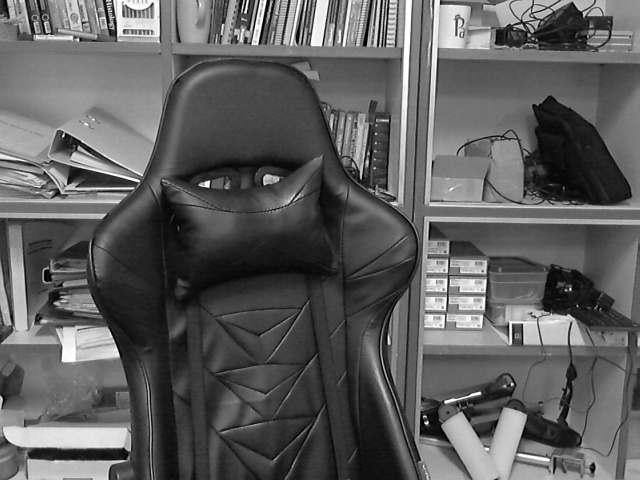
#> input picture semester - 2/Module/wacharin/Image for Testing/for average background subtraction/0.jpg, 640 x 480 px; its folder holds 5 pictures in this run
$ python 'ch - 8.py'
#> lines starting #> are read from the running program, lines starting #| are printed output that depends on the picture; after the words box and inside, x2 and y2 are one past the last pixel; in counts of white or black regions, pixels touching at a corner belong together
import cv2
import numpy as np

# Load the background images
background_images = []
for i in range(10):
    filename = f'Image for Testing/for average background subtraction/{i}.jpg'
    img = cv2.imread(filename)
#> img is the input picture: shape (480, 640, 3); min 0, max 255, mean 94.2
    if img is not None:
        background_images.append(img)

# Compute the average background image
average_background = np.mean(background_images, axis=0).astype(np.uint8)

# Load the object image
object_image = cv2.imread('Image for Testing/for average background subtraction/ajboy.jpg')  # Adjust the path as needed
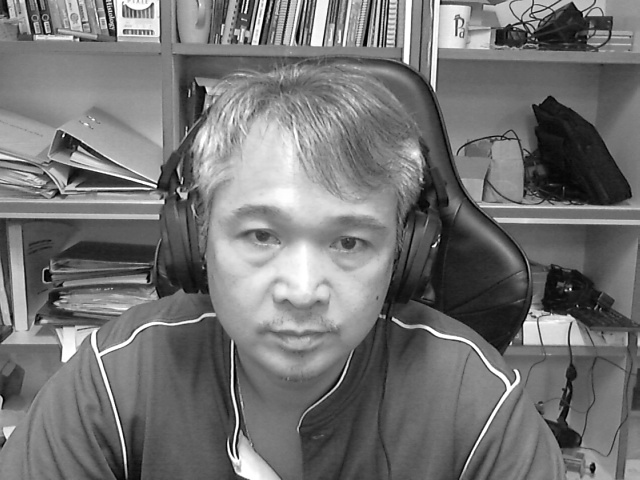
#> input picture semester - 2/Module/wacharin/Image for Testing/for average background subtraction/ajboy.jpg, 640 x 480 px
#> object_image is the input picture: shape (480, 640, 3); min 0, max 255, mean 115.6

# Perform background subtraction
foreground_mask = cv2.absdiff(object_image, average_background)
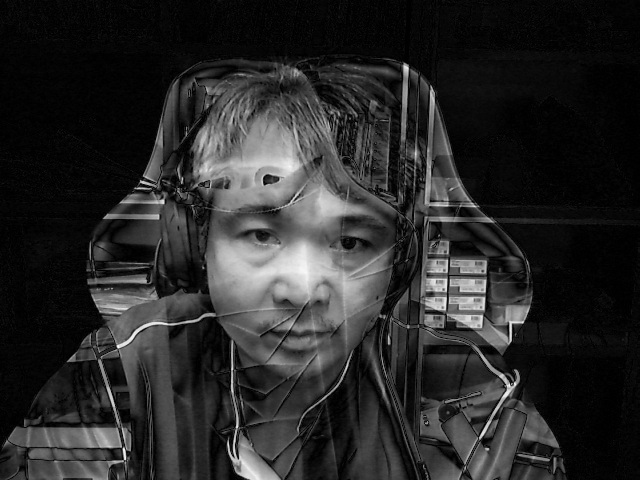
#> foreground_mask: shape (480, 640, 3); min 0, max 252, mean 41

# Convert the mask to grayscale
gray_foreground_mask = cv2.cvtColor(foreground_mask, cv2.COLOR_BGR2GRAY)

# Threshold the grayscale mask to get a binary mask
_, binary_mask = cv2.threshold(gray_foreground_mask, 50, 255, cv2.THRESH_BINARY)
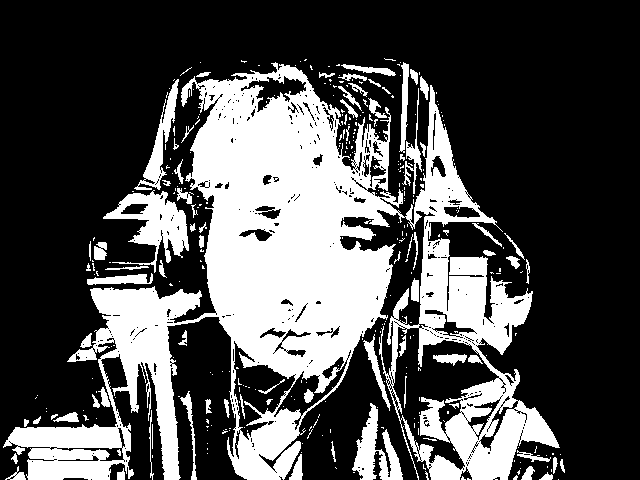
#> binary_mask: shape (480, 640); 31.3% white; 333 white regions (255 under 20 px), largest, box (x1, y1, x2, y2) and area: (3, 62, 560, 480) 82182, (103, 190, 189, 273) 2809, (352, 403, 403, 480) 1734

# Display the results
print("My ID is: 6610110096")
cv2.imshow('Average Background', average_background)
cv2.imshow('Foreground Mask', gray_foreground_mask)
cv2.waitKey(0)
cv2.destroyAllWindows()
